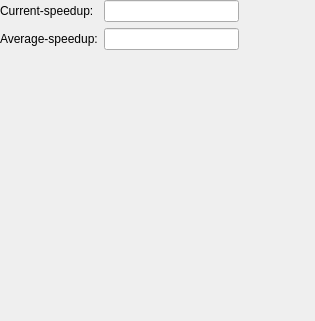
<?xml version="1.0" encoding="UTF-8"?>
<ui version="4.0">
 <class>InformationWindow</class>
 <widget class="QWidget" name="InformationWindow">
  <property name="geometry">
   <rect>
    <x>0</x>
    <y>0</y>
    <width>315</width>
    <height>321</height>
   </rect>
  </property>
  <property name="windowTitle">
   <string>GGBoy</string>
  </property>
  <widget class="QWidget" name="centralwidget">
   <property name="geometry">
    <rect>
     <x>0</x>
     <y>0</y>
     <width>239</width>
     <height>100</height>
    </rect>
   </property>
   <layout class="QVBoxLayout" name="verticalLayout_2">
    <item>
     <layout class="QGridLayout" name="gridLayout">
      <item row="0" column="1">
       <widget class="QLabel" name="currentSpeedupLabel">
        <property name="text">
         <string>Current-speedup:</string>
        </property>
       </widget>
      </item>
      <item row="0" column="2">
       <widget class="QLineEdit" name="currentSpeedupLineEdit">
        <property name="readOnly">
         <bool>true</bool>
        </property>
       </widget>
      </item>
      <item row="1" column="1">
       <widget class="QLabel" name="averageSpeedupLabel">
        <property name="text">
         <string>Average-speedup:</string>
        </property>
       </widget>
      </item>
      <item row="1" column="2">
       <widget class="QLineEdit" name="averageSpeedupLineEdit">
        <property name="readOnly">
         <bool>true</bool>
        </property>
       </widget>
      </item>
     </layout>
    </item>
    <item>
     <spacer name="verticalSpacer">
      <property name="orientation">
       <enum>Qt::Orientation::Vertical</enum>
      </property>
      <property name="sizeHint" stdset="0">
       <size>
        <width>20</width>
        <height>40</height>
       </size>
      </property>
     </spacer>
    </item>
   </layout>
  </widget>
  <action name="actionOpenROM">
   <property name="text">
    <string>Open ROM</string>
   </property>
  </action>
  <action name="actionClose">
   <property name="text">
    <string>Close</string>
   </property>
  </action>
  <action name="actionInformations">
   <property name="text">
    <string>Informations</string>
   </property>
  </action>
 </widget>
 <resources/>
 <connections/>
</ui>
